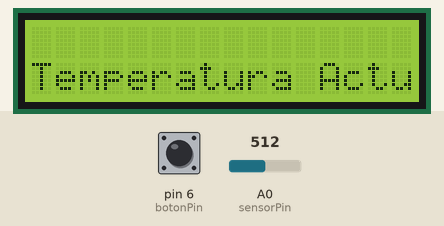
The sketch below on a simulated Arduino Uno, built with avr-gcc and run on an emulated ATmega328P. Parts: 16×2 character LCD. Inputs (shaded band) come from the test bench; at power-on: pin 6 (botonPin) HIGH, A0 (sensorPin) = 512. WiFi joins after 1.5 s; servers stay silent unless stated; uploads are accepted with an empty reply; what the sketch prints to the serial monitor is not drawn.

Above: at 1.2 s.
1.3 s: pin 6 (botonPin) pulled LOW for 0.45 s
At 3.2 s:
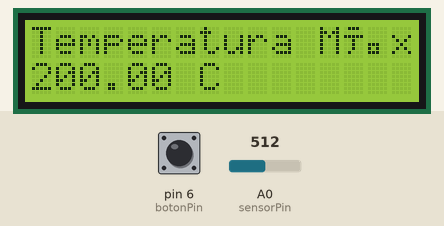
3.5 s: pin 6 (botonPin) pulled LOW for 1 s
At 5.0 s:
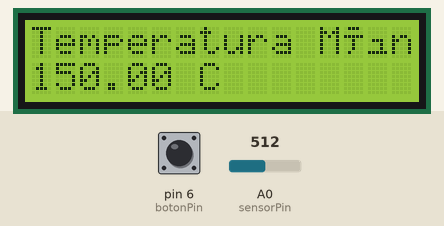
6.1 s: pin 6 (botonPin) pulled LOW for 3.2 s
At 9.9 s:
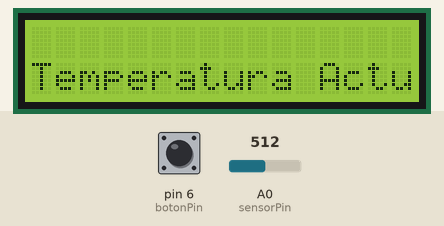
10.9 s: A0 (sensorPin) set to 320
12.4 s: A0 (sensorPin) set to 297
13.9 s: pin 6 (botonPin) pulsed LOW 5 times (0.12 s each, 0.3 s apart)
At 14.88 s:
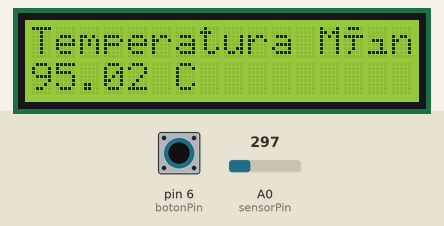
Timing chart, 0 to 16.9 s (numbered marks = the images above; inputs shaded):
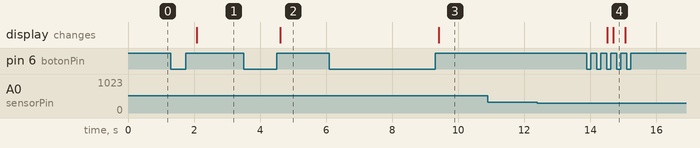

The sketch:

estacionMetereologica_v1.ino
```cpp
// Proyecto_1-Estacion_Meteorologica
// Enrique Crespo <aprendiendoarduino@gmail.com> --> https://github.com/jecrespo
// Proyecto 1 – Estación meteorológica.

#include <LiquidCrystal.h>
#include <SPI.h>
#include <Ethernet.h>

LiquidCrystal lcd(12, 11, 5, 4, 3, 2);
const int sensorPin = A0;
const int botonPin = 6;
boolean switchState;
boolean pulsado = false;
int valorMostrado = 0;  //solo puede valer 0, 1 o 2 para normal, máxima o mínima
unsigned long tiempoPulsado;
String fecha = "";

float temperature;
float maxt = -40;
float mint = 150;

//Configuración IP
byte mac[] = {
  0x90, 0xA2, 0xDA, 0x0F, 0xE6, 0x29
};
byte ip[] = {
  192, 168, 1, 152
};
byte DNS[] = {
  8, 8, 8, 8
};
byte gateway[] = {
  192, 168, 1, 1
};
byte subnet[] = {
  255, 255, 255, 0
};
char server[] = "aemet.es";

void setup()
{
  Serial.begin(9600);
  Serial.println("Iniciando...");
  lcd.begin(16, 2);
  lcd.print("Iniciando...");
  Serial.println("LCD: Iniciando...");
  pinMode(botonPin, INPUT_PULLUP);
  switchState = digitalRead(botonPin);  //Inicializo el estado del boton
  Ethernet.begin(mac, ip, DNS, gateway, subnet);
}

void loop()
{
  //Leo sonda
  int sensorVal = analogRead(sensorPin);
  float voltage = (sensorVal / 1024.0) * 5.0;
  temperature = (voltage - 0.5) * 100;  //Información: http://arduino.cc/documents/datasheets/TEMP-TMP35_36_37.pdf

  //Actualizo valores max y min
  if (temperature > maxt) maxt = temperature;
  if (temperature < mint) mint = temperature;

  //Muestro por pantalla el valor actualizado de la temperatura
  if (valorMostrado == 0) {
    muestraValor(valorMostrado);
    fecha = recogeDatosWeb();
    //delay(1000);  //Para evitar parpadeo en pantalla.
  }

  //Compruebo si se pulsa el botón y muestro por pantalla lo correspondiente
  if (switchState != digitalRead(botonPin)) {
    switchState = !switchState;  //actualizo el valor
    if (switchState) {          //Flanco ascendente
      Serial.println("Boton soltado, flanco ascendente.");
      if (pulsado) {
        valorMostrado ++;
        valorMostrado = valorMostrado % 3;  //Actualizo el valor mostrado entre los valores de 0 a 2
        Serial.print("Valor Mostrado: ");
        Serial.println(valorMostrado);
        muestraValor(valorMostrado);  //evito que al resetar tambien se cambie lo que sale por pantalla
      }
      pulsado = false;
    }
    else {
      Serial.println("Boton pulsado, flanco descendente.");               //Flanco descendente
      tiempoPulsado = millis();   //Guardo el tiempo en que pulso.
      pulsado = true;
    }
  }

  if (pulsado) {
    Serial.print("El botón lleva pulsado: ");
    Serial.println(millis() - tiempoPulsado);
    if (((millis() - tiempoPulsado) > 5000) && pulsado) resetValores();
  }
}


void muestraValor(int valor) {

  switch (valor) {
    case 0:
      lcd.clear();
      lcd.home();
      lcd.print(fecha);
      lcd.setCursor(0, 1);
      lcd.print("Temperatura Actual: ");
      lcd.print(temperature);
      lcd.print("ºC");
      Serial.print("LCD: ");
      Serial.println(fecha);
      Serial.print("LCD: Temperatura Actual: ");
      Serial.print(temperature);
      Serial.println(" C");
      break;
    case 1:
      lcd.clear();
      lcd.home();
      lcd.print("Temperatura Máxima:");
      lcd.setCursor(0, 1);
      lcd.print(maxt);
      lcd.print(" C");
      Serial.print("LCD: Temperatura Maxima:");
      Serial.print(maxt);
      Serial.println(" C");
      break;
    case 2:
      lcd.clear();
      lcd.home();
      lcd.print("Temperatura Mínima:");
      lcd.setCursor(0, 1);
      lcd.print(mint);
      lcd.print(" C");
      Serial.print("LCD: Temperatura Minima:");
      Serial.print(mint);
      Serial.println(" C");
      break;
  }
}

void resetValores() {
  maxt = -40;
  mint = 150;
  pulsado = false;
  lcd.clear();
  lcd.home();
  lcd.print("Valores Reseteados");
  Serial.println("LCD: Valores Reseteados");
}

String recogeDatosWeb() {
  EthernetClient client;
  String dato;
  if (client.connect(server, 80)) {
    String webString = "";
    Serial.println("connected");
    client.println("GET /xml/municipios/localidad_26089.xml HTTP/1.1");
    client.println("Host: www.aemet.es");
    client.println("Cache-Control: no-cache");
    client.println();
    while (client.available() == 0) {
      //No hago nada hasta que me responde
    }

    do {
      char c = client.read();
      Serial.print(c);
      webString += c;
      if (webString.lastIndexOf("<prob_precipitacion") > 0) {
        dato = webString.substring(webString.lastIndexOf("dia fecha=") + 11, webString.lastIndexOf("dia fecha=") + 21);
        Serial.println();
        Serial.println("Fecha detectada");
        Serial.println(dato);
        break;
      }
    }  while (client.available() > 0);

    Serial.println("disconnecting.");
    client.flush();
    client.stop();
    Serial.println("disconnected.");
    return dato;

  }
  else {
    Serial.println("connection failed");
    return "fallo conexión";
  }

}
```

Measured:
- after the input at 1.3 s, the display: changes after 0.79 s (image 1)
- after the input at 3.5 s, the display: changes after 1.1 s (image 2)
- after the input at 6.1 s, the display: changes after 3.3 s (image 3)
- after the input at 10.9 s, every drawn part: stays the same
- after the input at 12.4 s, every drawn part: stays the same
- after the input at 13.9 s, the display: first changes after 0.61 s (image 4 shows a later state)
